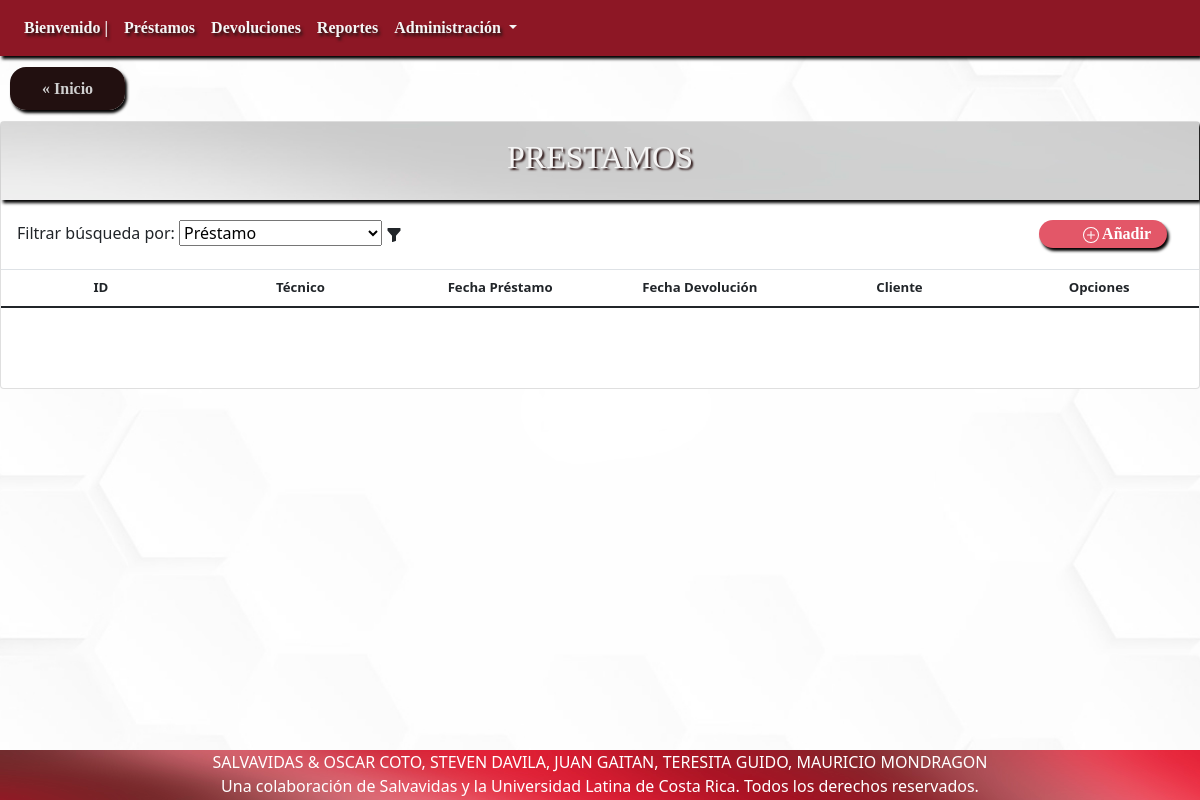
The app's page /?c=detalleAllPrestamo, older data.
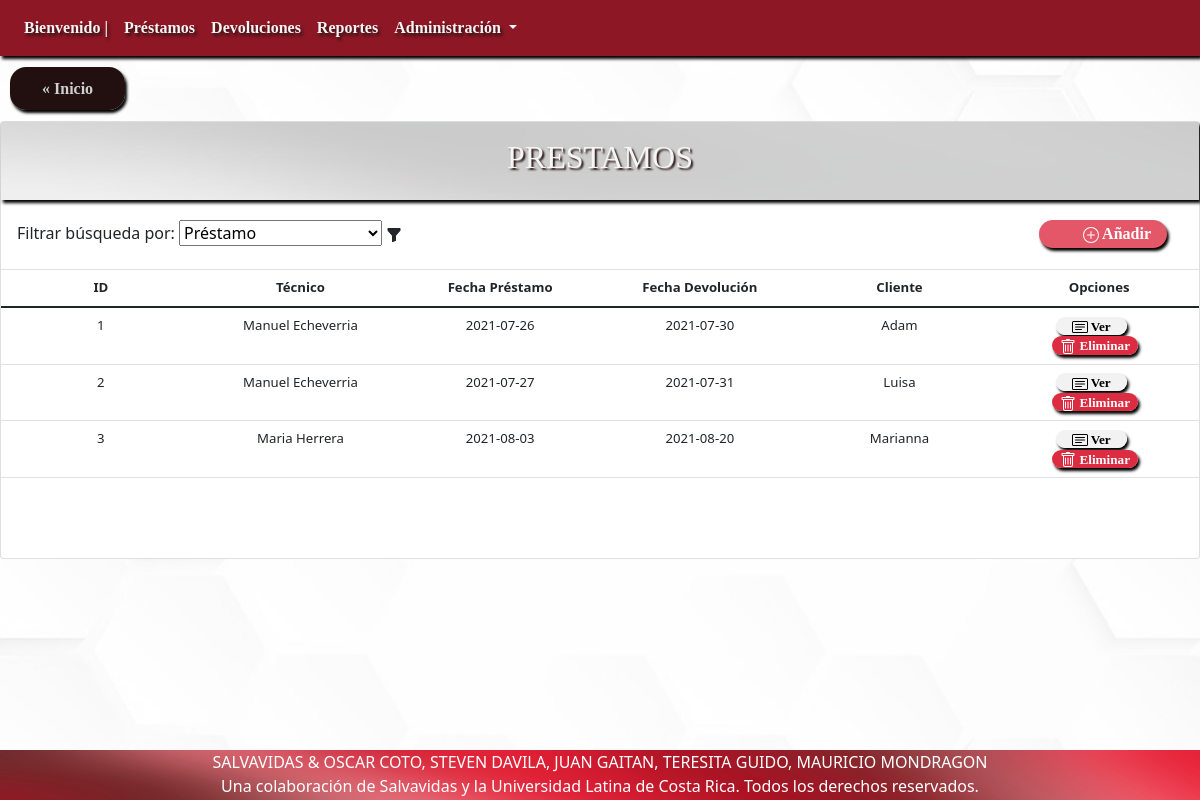
The same page, newer data.
### tables this page shows
CREATE TABLE `prestamo` (
  `idPrestamo` int(11) NOT NULL,
  `idTecnico` varchar(25) NOT NULL,
  `fechaPrestamo` date DEFAULT current_timestamp(),
  `fechaEsperadaDevolucion` date DEFAULT NULL,
  `cliente` varchar(50) DEFAULT NULL
);

CREATE TABLE `tecnico` (
  `idTecnico` varchar(25) NOT NULL,
  `primerNombre` varchar(50) NOT NULL,
  `segundoNombre` varchar(50) DEFAULT NULL,
  `primerApellido` varchar(50) NOT NULL,
  `segundoApellido` varchar(50) DEFAULT NULL,
  `telefono` varchar(25) DEFAULT NULL,
  `correoElectronico` varchar(50) DEFAULT NULL,
  `direccion` varchar(500) DEFAULT NULL,
  `fechaInclusion` date DEFAULT current_timestamp()
);

### Controller/detalleAllPrestamo.php (called while the page is built, shortened)
<?php
include 'model/Prestamo.php';
    $Prestamo = new Prestamo();
    $allPrestamo = $Prestamo->seleccionarAllPrestamo();
    $Tecnico = new Tecnico();
    $allTecnico = $Tecnico->seleccionarAllTecnico();
    include 'view/VerAllPrestamo.php';

### Model/Prestamo.php (called while the page is built, shortened)
<?php
include_once "model/Tecnico.php";
class Prestamo {
    public function __construct($idPrestamo = 0, $idTecnico = "",$fechaPrestamo = "",$fechaEsperadaDevolucion="",
    $cliente = "") {
        $this->idPrestamo = $idPrestamo;
        $this->idTecnico = $idTecnico;
        $this->fechaPrestamo = $fechaPrestamo;
        $this->fechaEsperadaDevolucion = $fechaEsperadaDevolucion;
        $this->cliente = $cliente;
    }
    function seleccionarAllPrestamo() {
        $query = "SELECT * FROM prestamo";
        $pdo = new Connection();
        $pdo = $pdo->open();
        $result = $pdo->query($query);
        $rows = [];
        foreach ($result->fetchAll() as $row) {
            $rows[] = new Prestamo($row['idPrestamo'], $row['idTecnico'],$row['fechaPrestamo'],$row['fechaEsperadaDevolucion'],$row['cliente']);
        }
        return $rows;
    }
}

### Model/Tecnico.php (called while the page is built, shortened)
<?php
class Tecnico
{
  public function __construct($idTecnico = "",$primerNombre = "", $segundoNombre = "", $primerApellido = "", $segundoApellido = "", $telefono = "", $correoElectronico = "", $direccion = "", $fechaInclusion = "") {
    $this->idTecnico = $idTecnico;
    $this->primerNombre = $primerNombre;
    $this->primerApellido = $primerApellido;
  }
  function seleccionarAllTecnico() {
    $query = "SELECT * FROM tecnico";
    $pdo = new Connection();
    $pdo = $pdo->open();
    $result = $pdo->query($query);
    $rows = [];
    foreach ($result->fetchAll() as $row) {
        $rows[] = new Tecnico($row['idTecnico'], $row['primerNombre'],$row['segundoNombre'],$row['primerApellido'],$row['segundoApellido'],$row['telefono'],$row['correoElectronico'],$row['direccion'],$row['fechaInclusion']);
    }
    return $rows;
}
}

### View/verAllPrestamo.php (the view, shortened to what this page needs)
<div class="upside">
    <a href="index.php" class="Inicio">« Inicio</a>
</div>
<div class="card" id="ListaCompleta">
    <div class="card-title">
        <h2> PRESTAMOS</h2>
    </div>
    <div class="card-subtitle" id="Add">
        <label for="search">Filtrar búsqueda por: </label>
        <select name="forma" onchange="location = this.value;">
            <option value="?c=detalleAllPrestamo" selected>Préstamo</option>
        </select>
        <svg xmlns="http://www.w3.org/2000/svg" width="16" height="16" fill="currentColor" class="bi bi-funnel-fill" viewBox="0 0 16 16">
        <path d="M1.5 1.5A.5.5 0 0 1 2 1h12a.5.5 0 0 1 .5.5v2a.5.5 0 0 1-.128.334L10 8.692V13.5a.5.5 0 0 1-.342.474l-3 1A.5.5 0 0 1 6 14.5V8.692L1.628 3.834A.5.5 0 0 1 1.5 3.5v-2z"/>
        </svg>
        <a href="?c=crearPrestamo" class="add">
         Añadir
        </a>
    </div>
    <table class="table">
        <thead>
            <tr>
                <th scope="col">ID</th>
                <th scope="col">Técnico</th>
                <th scope="col">Fecha Préstamo</th>
                <th scope="col">Fecha Devolución</th>
                <th scope="col">Cliente</th>
                <th scope="col">Opciones</th>
            </tr>
        </thead>
        <tbody>
        <?php
        foreach ($allPrestamo as $value) {
        ?>
            <tr>
                <td><?php echo $value->idPrestamo; ?></td>
                <?php foreach ($allTecnico as $tecnico) { if ($tecnico->idTecnico == $value->idTecnico){ ?>
                <td><?php echo $tecnico->primerNombre; ?> <?php echo $tecnico->primerApellido; ?></td>
                <?php } } ?>
                <td><?php echo $value->fechaPrestamo; ?></td>
                <td><?php echo $value->fechaEsperadaDevolucion; ?></td>
                <td><?php echo $value->cliente; ?></td>
                <td>
                <a class="ver" id="ver" href="?c=detallePrestamo&idPrestamo=<?php echo $value->idPrestamo; ?>">
                 Ver
                </a>
                <br>
                <a class="eliminar" id="eliminar" href="?c=eliminarPrestamo&idPrestamo=<?php echo $value->idPrestamo; ?>">
                 Eliminar
                </a>
                </td>
            </tr>
        <?php } ?>
        </tbody>
    </table>
</div>

Row changes from the older to the newer data that the page shows:
added prestamo: idPrestamo "1", fechaPrestamo "2021-07-26", fechaEsperadaDevolucion "2021-07-30", cliente "Adam"
added tecnico: primerNombre "Manuel", primerApellido "Echeverria"
added prestamo: idPrestamo "2", fechaPrestamo "2021-07-27", fechaEsperadaDevolucion "2021-07-31", cliente "Luisa"
added prestamo: idPrestamo "3", fechaPrestamo "2021-08-03", fechaEsperadaDevolucion "2021-08-20", cliente "Marianna"
added tecnico: primerNombre "Maria", primerApellido "Herrera", shown under "3"
